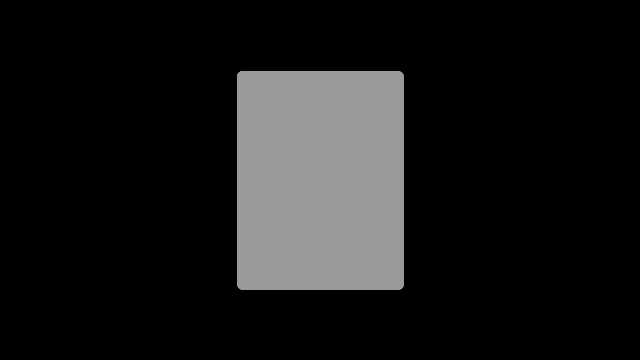
Frame 1 (no input)
Frame 60 (the mouse pressed at the canvas centre just before this capture): identical to frame 1, image omitted
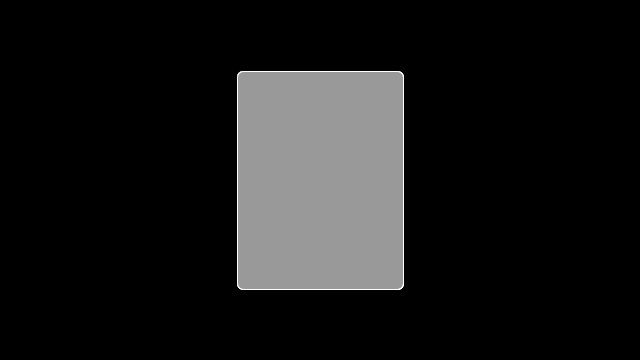
Frame 120 (the mouse held since frame 60 and released just before this capture)

The Processing sketch that drew these frames (run headless with seeded random() and noise(); from frame 60 on, the mouse is pressed at the canvas centre):

// Processing sketch: sketch_231203g
// ── sketch_231203g.pde
float bx;
float by;
int boxX = 83;
int boxY = 109;
boolean overBox = false;
boolean locked = false;
float xOffset = 0.0; 
float yOffset = 0.0; 

void setup() {
  size(640, 360);
  bx = width/2.0;//起始位置
  by = height/2.0;
  rectMode(RADIUS);  
}

void draw() { 
  background(0);
  
  // Test if the cursor is over the box 
  if (mouseX > bx-boxX && mouseX < bx+boxX && 
      mouseY > by-boxY && mouseY < by+boxY) {
    overBox = true;  
    if(!locked) { 
      stroke(255); 
      fill(153);
    } 
  } else {
    stroke(153);
    fill(153);
    overBox = false;
  }
  
  // Draw the box
  for(int i=0;i<4;i++){
    rect(bx, by, boxX, boxY,7);
  }
}

void mousePressed() {
  if(overBox) { 
    locked = true; 
  } else {
    locked = false;
  }
  xOffset = mouseX-bx; 
  yOffset = mouseY-by; 

}

void mouseDragged() {
  if(locked) {
    bx = mouseX-xOffset; 
    by = mouseY-yOffset; 
  }
}

void mouseReleased() {
  locked = false;
}
